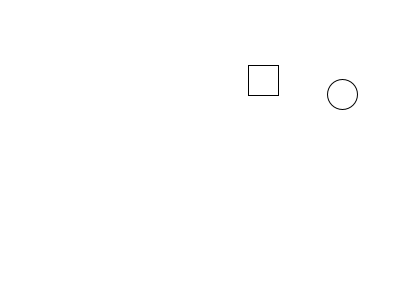
Frame 1 (no input)
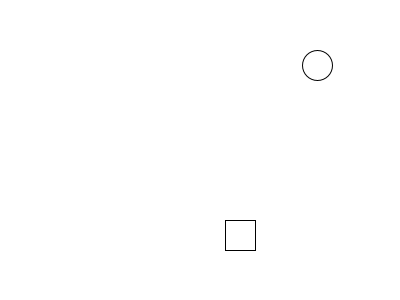
Frame 60 (the mouse pressed at the canvas centre just before this capture)
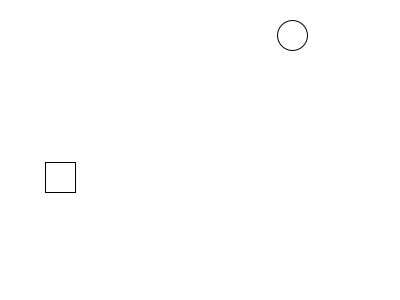
Frame 120 (the mouse held since frame 60 and released just before this capture)

The Processing sketch that drew these frames (run headless with seeded random() and noise(); from frame 60 on, the mouse is pressed at the canvas centre):

// Processing sketch: basic_BallRect
// ── basic_BallRect.pde
//basic_BallRect
//draw moving ball
//2022/09/26
//1-4-45 Taiyu Honma
shikaku s;
maru m;
void setup() {
  size(400, 300);
  s = new shikaku();
  m = new maru();
}

class moving {
  float x;
  float y;
  float vx;
  float vy;
  float d;
  moving(){
    x = random(width);
    y = random(height);
    vx = random(-5,5);
    vy = random(-5,5);
  }
  void draw(){
    x += vx;
    y -= vy;
    x = min(width-d,x);
    y = min(height-d,y);
    x = max(x,d);
    y = max(y,d);
    if(x == width-d || x == d){
      vx = -vx;
    }
    if(y == height-d || y == d){
      vy = -vy;
    }
  }
}
class maru  extends moving{
  float r = 15;
  maru() {
    super();
    d = r;
  }
  void draw(){
    super.draw();
    ellipse(x,y,r*2,r*2);
  }
}
class shikaku  extends moving{
  float w = 30;
  shikaku() {
    super();
    d = w/2;
  }
  void draw(){
    super.draw();
    rect(x-w/2,y-w/2,w,w);
  }
}

void draw() {
  background(255);
  s.draw();
  m.draw();
}
